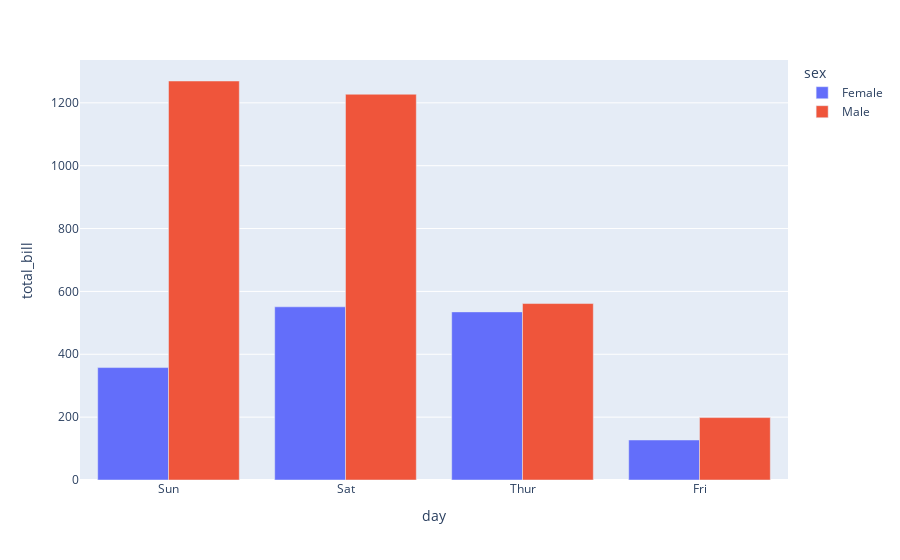

The notebook cell saved with this chart:
### Code cell
# gráficos
px.bar(adrupado_dia_sexo, x='day', y='total_bill', color='sex', barmode='group')

### Figure 1 — Plotly figure (JSON) as saved in the notebook; plotly's stock layout.template omitted (floating-point values rounded to 4 significant figures)
{"data": [{"alignmentgroup": "True", "hovertemplate": "sex=Female<br>day=%{x}<br>total_bill=%{y}<extra></extra>", "legendgroup": "Female", "marker": {"color": "#636efa", "pattern": {"shape": ""}}, "name": "Female", "offsetgroup": "Female", "orientation": "v", "showlegend": true, "textposition": "auto", "type": "bar", "x": ["Sun", "Sat", "Thur", "Fri"], "xaxis": "x", "y": [357.7, 551.0, 534.9, 127.3], "yaxis": "y"}, {"alignmentgroup": "True", "hovertemplate": "sex=Male<br>day=%{x}<br>total_bill=%{y}<extra></extra>", "legendgroup": "Male", "marker": {"color": "#EF553B", "pattern": {"shape": ""}}, "name": "Male", "offsetgroup": "Male", "orientation": "v", "showlegend": true, "textposition": "auto", "type": "bar", "x": ["Sun", "Sat", "Thur", "Fri"], "xaxis": "x", "y": [1269.0, 1227.0, 561.4, 198.6], "yaxis": "y"}], "layout": {"barmode": "group", "legend": {"title": {"text": "sex"}, "tracegroupgap": 0}, "margin": {"t": 60}, "xaxis": {"anchor": "y", "domain": [0, 1], "title": {"text": "day"}}, "yaxis": {"anchor": "x", "domain": [0, 1], "title": {"text": "total_bill"}}}}
